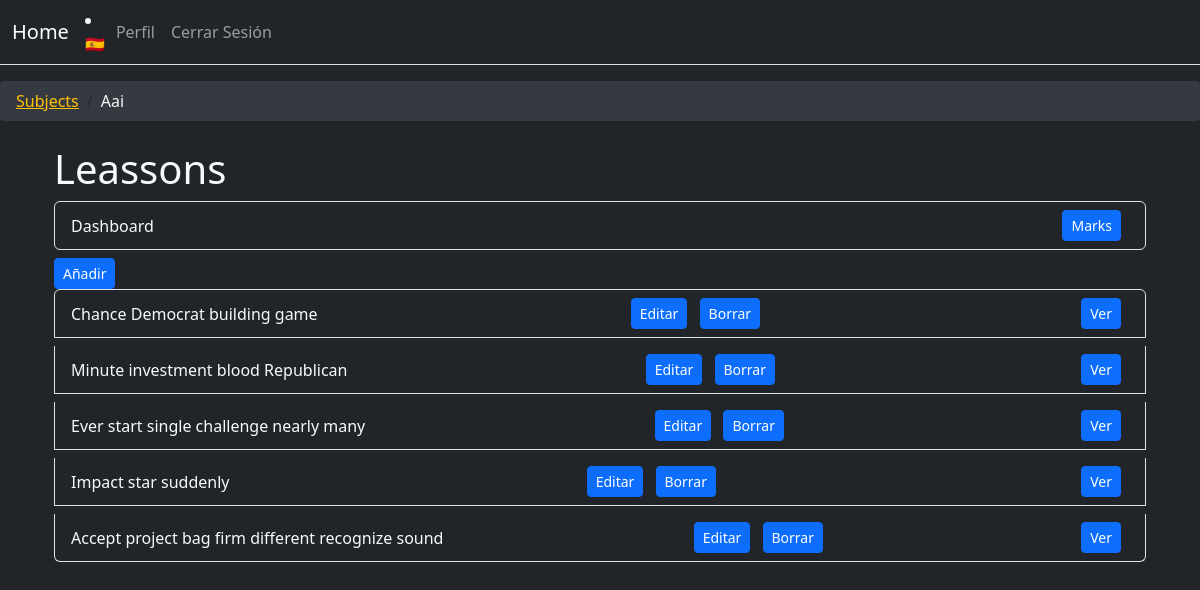
The app's page /subjects/AAI/ (signed in) with its own data.
### subjects/models.py (models this page shows, shortened)
class Lesson(models.Model):
    title = models.CharField(max_length=50)
    content = models.TextField(blank=True, null=True)
    subject = models.ForeignKey(
        'subjects.Subject', on_delete=models.CASCADE, related_name='lessons'
    )

### subjects/views.py (the view)
# urls.py: re_path('(?P<subject_code>[A-Z]{3})/', views.subjects_details, name='subjects_details'),
@login_required
def subjects_details(request, subject_code):
    user = request.user
    role = user.profile.role
    subject = Subject.objects.get(code=subject_code)
    if subject.teacher != request.user:
        if not check_enrollment(subject, user):
            return HttpResponseForbidden()
    lessons = Lesson.objects.filter(subject=subject)
    isteacher = Profile.is_teacher(user)
    mark = None
    if not isteacher:
        mark = Enrollment.objects.get(subject=subject, student=user).mark
    return render(
        request,
        'subject_details.html',
        {
            'mark': mark,
            'subject': subject,
            'role': role,
            'lessons': lessons,
            'isteacher': isteacher,
        },
    )

### shared/context_processors.py (called while the page is built)
def breadcrumbs(request):
    crumbs = []
    if request.resolver_match:
        path_parts = request.path_info.strip('/').split('/')
        current_url = ''
        for part in path_parts:
            current_url += f'/{part}'
            crumbs.append({'title': part.capitalize(), 'url': current_url})
    if crumbs:
        crumbs[-1]['active'] = True
    return {'breadcrumbs': crumbs}

def subjects(request):
    user = request.user
    if user.is_authenticated:
        user = request.user
        isteacher = Profile.is_teacher(user)
        if isteacher:
            subjects = Subject.objects.filter(teacher=user)
        else:
            subjects = Subject.objects.filter(students=user)
        return {'subjects': subjects}
    return {}

### shared/templatetags/shared_extras.py (called while the page is built)
@register.inclusion_tag('includes/setlang.html', takes_context=True)
def setlang(context):
    LANGUAGES = {
        'en': '🇺🇸',
        'es': '🇪🇸',
    }
    current_lang = get_language()
    current_flag = LANGUAGES.pop(current_lang)
    next = context['request'].path
    return {
        'current_lang': current_lang,
        'current_flag': current_flag,
        'languages': LANGUAGES,
        'next': next,
    }

### users/models.py (called while the page is built)
    @classmethod
    def is_teacher(cls, user):
        return user.profile.role == Profile.Role.TEACHER

### subjects/templates/subject_details.html (shortened to what this page needs)
  {% extends "base.html" %}  {% block body %}
  <div class="container mt-4">
    <h1 class="text-light">Leassons</h1>
    {% if isteacher %}
    <div class="list-group">
      <div class="list-group-item bg-dark text-light mb-2">
        <div class="d-flex justify-content-between align-items-center">
          <div class="title">Dashboard</div>
          <div class="buttons">
            <a
            href="{% url "subjects:subjects_marks" subject.code %}"
            class="btn btn-primary btn-sm me-2"
            >Marks</a
          >
          </div>
        </div>
      </div>
    </div>
    <div class="buttons">
      <a
        href="{% url "subjects:lessons_add" subject.code %}"
        class="btn btn-primary btn-sm me-2"
        >Añadir</a
      >
    </div>
    {% elif mark %}
    <p class="text-light">Your mark for this subject:{{mark}}</p>
    {% endif %}
      <div class="list-group">
        {% for lesson in lessons %}
        <div class="list-group-item bg-dark text-light mb-2">
          <div class="d-flex justify-content-between align-items-center">
            <div class="title">{{ lesson.title }}</div>
            {% if isteacher %}
            <div class="buttons">
              <a
                href="{% url "subjects:lessons_edit" subject.code lesson.pk %}"
                class="btn btn-primary btn-sm me-2"
                >Editar</a
              >
              <a
              href="{% url "subjects:lessons_delete" subject.code lesson.pk %}"
              class="btn btn-primary btn-sm me-2"
              >Borrar</a
            >
            </div>
            {% endif %}
            <div class="buttons">
              <a
                href="{% url "subjects:lessons_details" subject.code lesson.pk %}"
                class="btn btn-primary btn-sm me-2"
                >Ver</a
              >
            </div>
          </div>
        </div>
        {% empty %}
        <div class="list-group-item bg-dark text-light mb-2">
          Actualmente,No Tienes Subjects
        </div>
        {% endfor %}
      </div>
  </div>
    {% endblock body %}

### shared/templates/base.html (style rules this page uses)
body { background-color: #212529; color: #f8f9fa; }

### records on screen
Lesson: title "Chance Democrat building game"
Lesson: title "Minute investment blood Republican"
Lesson: title "Ever start single challenge nearly many"
Lesson: title "Impact star suddenly"
Lesson: title "Accept project bag firm different recognize sound"

### other values on screen
{{ flag }} "🇪🇸"
{{ crumb.title }} "Subjects"
{{ crumb.title }} "Aai"
